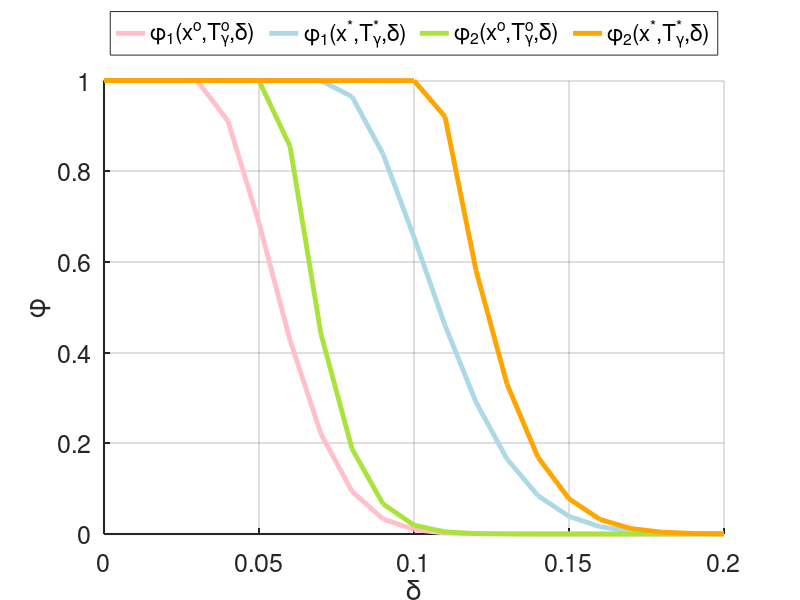

Write MATLAB code to recreate this figure.
%close all
xo = [1.0000    1.0000    1.0000    1.0000    0.9107    0.6861    0.4276    0.2205    0.0940    0.0332    0.0097    0.0023    0.0005    0.0001    0.0000    0.0000...
    0.0000    0.0000    0.0000    0.0000    0.0000    0.0000    0.0000    0.0000    0.0000    0.0000];
delta = 0:0.01:0.25;


xc = [ 1.0000    1.0000    1.0000    1.0000    1.0000    1.0000    1.0000    1.0000    0.9646    0.8381    0.6549    0.4602    0.2909    0.1654    0.0845    0.0389...
    0.0161    0.0060    0.0020    0.0006    0.0002    0.0000    0.0000    0.0000    0.0000    0.0000];



xo_phi2 = [ 1.0000    1.0000    1.0000    1.0000    1.0000    1.0000    0.8552    0.4409    0.1881    0.0664    0.0194    0.0047    0.0009    0.0002    0.0000    0.0000    0.0000    0.0000 ...
 0.0000    0.0000    0.0000    0.0000    0.0000    0.0000    0.0000    0.0000];

xc_phi2 = [1.0000    1.0000    1.0000    1.0000    1.0000    1.0000    1.0000    1.0000    1.0000    1.0000    1.0000    0.9205    0.5818    0.3307    0.1691    0.0777    0.0321    0.0120...
 0.0040    0.0012    0.0003    0.0001    0.0000    0.0000    0.0000    0.0000];

c=[59	76	192;
   180	4	38];


figure
hold on
plot(delta(1:21),xo(1:21),'LineWidth',3.5,'Color', [255 192 203]/255);
plot(delta(1:21),xc(1:21),'LineWidth',3.5,'Color', [173 216 230]/255);

plot(delta(1:21),xo_phi2(1:21),'LineWidth',3.5,'Color', [170, 227, 60]/255);
plot(delta(1:21),xc_phi2(1:21),'LineWidth',3.5,'Color', [255,165,0]/255);

xlim([0,0.2])
ylim([0,1]) 
grid on
xlabel('\delta');
%ylabel('\phi_1(x,T^x_\gamma,\delta)');
%legend({'x^o','x^c'})

ylabel('\phi')
legend({'\phi_1(x^{o},T^{o}_\gamma,\delta)',...
    '\phi_1(x^{*},T^{*}_\gamma,\delta)',...
    '\phi_2(x^{o},T^{o}_\gamma,\delta)',...
    '\phi_2(x^{*},T^{*}_\gamma,\delta)'},'Orientation','horizontal','Location', 'northoutside')

set(gca,'FontSize',18)
set(gca,'YTick',0:0.2:1.0)
set(gca,'LineWidth',1.5)